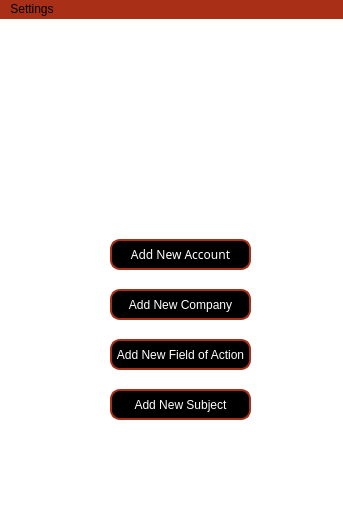
<?xml version="1.0" encoding="UTF-8"?>
<ui version="4.0">
 <class>AdminMain</class>
 <widget class="QMainWindow" name="AdminMain">
  <property name="geometry">
   <rect>
    <x>0</x>
    <y>0</y>
    <width>343</width>
    <height>517</height>
   </rect>
  </property>
  <property name="windowTitle">
   <string>MainWindow</string>
  </property>
  <property name="windowIcon">
   <iconset resource="../resources.qrc">
    <normaloff>:/images/evaluation_cropped.png</normaloff>:/images/evaluation_cropped.png</iconset>
  </property>
  <property name="styleSheet">
   <string notr="true">background-color: #FFFFFFFF;</string>
  </property>
  <widget class="QWidget" name="centralwidget">
   <widget class="QLabel" name="label_prof">
    <property name="geometry">
     <rect>
      <x>120</x>
      <y>50</y>
      <width>121</width>
      <height>121</height>
     </rect>
    </property>
    <property name="text">
     <string/>
    </property>
    <property name="pixmap">
     <pixmap resource="../resources.qrc">:/images/admin_prof_image.png</pixmap>
    </property>
    <property name="scaledContents">
     <bool>true</bool>
    </property>
   </widget>
   <widget class="QPushButton" name="pushButton_acc">
    <property name="geometry">
     <rect>
      <x>110</x>
      <y>220</y>
      <width>141</width>
      <height>31</height>
     </rect>
    </property>
    <property name="font">
     <font>
      <family>white</family>
      <pointsize>-1</pointsize>
      <weight>50</weight>
      <italic>false</italic>
      <bold>false</bold>
      <stylestrategy>PreferDefault</stylestrategy>
     </font>
    </property>
    <property name="styleSheet">
     <string notr="true">border: 2px solid #A93016;
border-radius: 10px;
background-color: #000000;
font: 12px;
color: white;
</string>
    </property>
    <property name="text">
     <string>Add New Account</string>
    </property>
   </widget>
   <widget class="QPushButton" name="pushButton_comp">
    <property name="geometry">
     <rect>
      <x>110</x>
      <y>270</y>
      <width>141</width>
      <height>31</height>
     </rect>
    </property>
    <property name="styleSheet">
     <string notr="true">border: 2px solid #A93016;
border-radius: 10px;
background-color: #000000;
font: 12px;
color: white;</string>
    </property>
    <property name="text">
     <string>Add New Company</string>
    </property>
   </widget>
   <widget class="QPushButton" name="pushButton_field">
    <property name="geometry">
     <rect>
      <x>110</x>
      <y>320</y>
      <width>141</width>
      <height>31</height>
     </rect>
    </property>
    <property name="styleSheet">
     <string notr="true">border: 2px solid #A93016;
border-radius: 10px;
background-color: #000000;
font: 12px;
color: white;</string>
    </property>
    <property name="text">
     <string>Add New Field of Action</string>
    </property>
   </widget>
   <widget class="QPushButton" name="pushButton_subj">
    <property name="geometry">
     <rect>
      <x>110</x>
      <y>370</y>
      <width>141</width>
      <height>31</height>
     </rect>
    </property>
    <property name="styleSheet">
     <string notr="true">border: 2px solid #A93016;
border-radius: 10px;
background-color: #000000;
font: 12px;
color: white;</string>
    </property>
    <property name="text">
     <string>Add New Subject</string>
    </property>
   </widget>
  </widget>
  <widget class="QMenuBar" name="menubar">
   <property name="geometry">
    <rect>
     <x>0</x>
     <y>0</y>
     <width>343</width>
     <height>20</height>
    </rect>
   </property>
   <property name="styleSheet">
    <string notr="true">background: #A93016;</string>
   </property>
   <widget class="QMenu" name="menuSettings">
    <property name="styleSheet">
     <string notr="true">background: #A93016;</string>
    </property>
    <property name="title">
     <string>Settings</string>
    </property>
    <addaction name="actionLogout"/>
    <addaction name="actionExit"/>
   </widget>
   <addaction name="menuSettings"/>
  </widget>
  <action name="actionLogout">
   <property name="text">
    <string>Logout</string>
   </property>
  </action>
  <action name="actionExit">
   <property name="text">
    <string>Exit</string>
   </property>
  </action>
 </widget>
 <resources>
  <include location="../resources.qrc"/>
 </resources>
 <connections/>
</ui>
